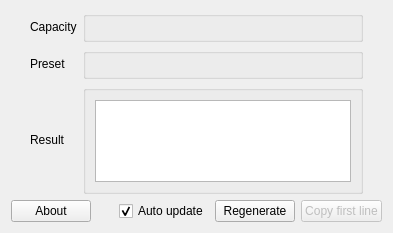
<?xml version="1.0" encoding="UTF-8"?>
<ui version="4.0">
 <class>GenPage</class>
 <widget class="QWidget" name="GenPage">
  <property name="geometry">
   <rect>
    <x>0</x>
    <y>0</y>
    <width>393</width>
    <height>233</height>
   </rect>
  </property>
  <layout class="QVBoxLayout" name="verticalLayout_2">
   <item>
    <layout class="QHBoxLayout" name="horizontalLayout">
     <item>
      <spacer name="horizontalSpacer">
       <property name="orientation">
        <enum>Qt::Horizontal</enum>
       </property>
       <property name="sizeHint" stdset="0">
        <size>
         <width>0</width>
         <height>20</height>
        </size>
       </property>
      </spacer>
     </item>
     <item>
      <layout class="QGridLayout" name="gridLayout">
       <item row="0" column="0">
        <widget class="QLabel" name="label_2">
         <property name="text">
          <string>Capacity</string>
         </property>
        </widget>
       </item>
       <item row="0" column="1">
        <widget class="pg::CapacityBox" name="gb_capacity">
         <property name="title">
          <string/>
         </property>
        </widget>
       </item>
       <item row="1" column="0">
        <widget class="QLabel" name="label_5">
         <property name="text">
          <string>Preset</string>
         </property>
        </widget>
       </item>
       <item row="1" column="1">
        <widget class="pg::PresetBox" name="gb_preset">
         <property name="title">
          <string/>
         </property>
        </widget>
       </item>
       <item row="2" column="0">
        <widget class="QLabel" name="label">
         <property name="text">
          <string>Result</string>
         </property>
        </widget>
       </item>
       <item row="2" column="1">
        <widget class="QGroupBox" name="groupBox">
         <property name="title">
          <string/>
         </property>
         <layout class="QVBoxLayout" name="verticalLayout">
          <item>
           <widget class="QPlainTextEdit" name="pte_out">
            <property name="readOnly">
             <bool>true</bool>
            </property>
            <property name="plainText">
             <string/>
            </property>
           </widget>
          </item>
         </layout>
        </widget>
       </item>
      </layout>
     </item>
     <item>
      <spacer name="horizontalSpacer_2">
       <property name="orientation">
        <enum>Qt::Horizontal</enum>
       </property>
       <property name="sizeHint" stdset="0">
        <size>
         <width>3</width>
         <height>20</height>
        </size>
       </property>
      </spacer>
     </item>
    </layout>
   </item>
   <item>
    <layout class="QHBoxLayout" name="horizontalLayout_2">
     <item>
      <widget class="QPushButton" name="pb_about">
       <property name="text">
        <string>About</string>
       </property>
      </widget>
     </item>
     <item>
      <spacer name="horizontalSpacer_3">
       <property name="orientation">
        <enum>Qt::Horizontal</enum>
       </property>
       <property name="sizeHint" stdset="0">
        <size>
         <width>40</width>
         <height>20</height>
        </size>
       </property>
      </spacer>
     </item>
     <item>
      <widget class="QCheckBox" name="cb_auto_update">
       <property name="text">
        <string>Auto update</string>
       </property>
       <property name="checked">
        <bool>true</bool>
       </property>
      </widget>
     </item>
     <item>
      <widget class="QPushButton" name="pb_regenerate">
       <property name="enabled">
        <bool>true</bool>
       </property>
       <property name="text">
        <string>Regenerate</string>
       </property>
      </widget>
     </item>
     <item>
      <widget class="QPushButton" name="pb_copy">
       <property name="enabled">
        <bool>false</bool>
       </property>
       <property name="toolTip">
        <string>&lt;html&gt;&lt;head/&gt;&lt;body&gt;&lt;p&gt;copy on clipboard&lt;/p&gt;&lt;/body&gt;&lt;/html&gt;</string>
       </property>
       <property name="text">
        <string>Copy first line</string>
       </property>
      </widget>
     </item>
    </layout>
   </item>
  </layout>
 </widget>
 <customwidgets>
  <customwidget>
   <class>pg::PresetBox</class>
   <extends>QGroupBox</extends>
   <header location="global">pswgen/PresetBox.hpp</header>
   <container>1</container>
  </customwidget>
  <customwidget>
   <class>pg::CapacityBox</class>
   <extends>QGroupBox</extends>
   <header location="global">pswgen/CapacityBox.hpp</header>
   <container>1</container>
  </customwidget>
 </customwidgets>
 <resources/>
 <connections/>
</ui>
